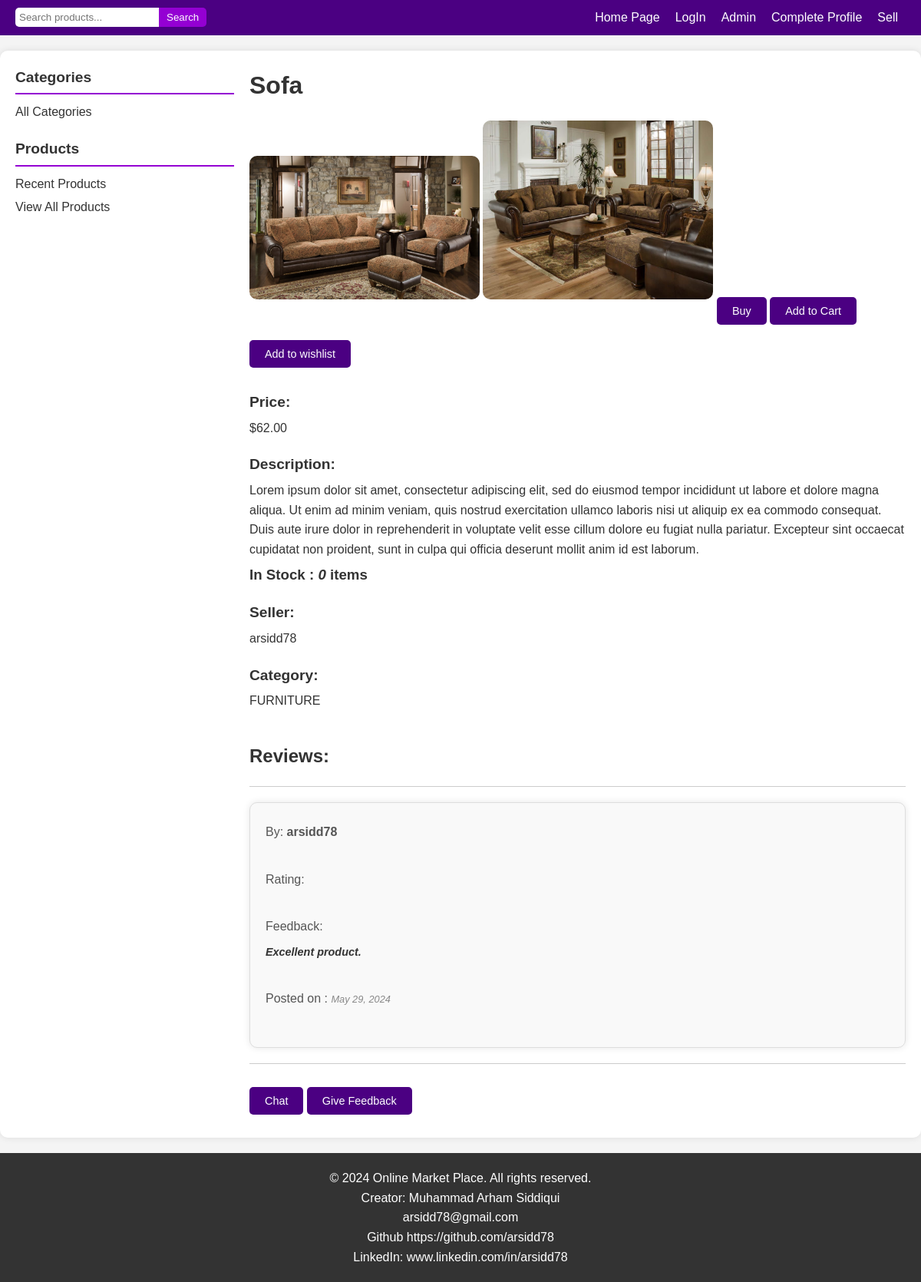
The app's page /detail/19/ with its own data.
### product/models.py (models this page shows, shortened)
class Products(models.Model):
    name = models.ForeignKey(User,on_delete=models.CASCADE)
    product_name = models.CharField(max_length=200)
    product_description = models.TextField(max_length=500)
    product_price = models.DecimalField('Price',max_digits=7,decimal_places=2)
    product_discounted_price = models.DecimalField('Discounted Price',max_digits=7,decimal_places=2,null=True,blank=True)
    product_delivery_charge = models.IntegerField(default=0)
    product_tax_rate = models.DecimalField(decimal_places=3,max_digits=5, null= True, blank= True)
    product_specification = models.TextField(null= True, blank= True)
    product_posted_date = models.DateField( auto_now_add=True)
    product_images = models.ImageField(upload_to='products/')
    product_images2 = models.ImageField(null=True,blank=True,upload_to='products/')
    product_images3 = models.ImageField(null=True,blank=True,upload_to='products/')
    product_images4 = models.ImageField(null=True,blank=True,upload_to='products/')
    product_images5 = models.ImageField(null=True,blank=True,upload_to='products/')
    categories_choices = product_categories = {
    "ELECTRONICS": "Electronics",
    "CLOTHING & ACCESSORIES": "Clothing & Accessories",
    "HOME & KITCHEN": "Home & Kitchen",
    "BEAUTY & PERSONAL CARE": "Beauty & Personal Care",
    "HEALTH & FITNESS": "Health & Fitness",
    "TOYS & GAMES": "Toys & Games",
    "BOOKS & MEDIA": "Books & Media",
    "AUTOMOTIVE": "Automotive",
    "SPORTS & OUTDOORS": "Sports & Outdoors",
    "PET SUPPLIES": "Pet Supplies",
    "HOME APPLIANCES": "Home Appliances",
    "OFFICE SUPPLIES": "Office Supplies",
    "FURNITURE & DECOR": "Furniture & Decor",
    "JEWELRY & WATCHES": "Jewelry & Watches",
    "BABY & TODDLER": "Baby & Toddler",
    "FOOD & GROCERIES": "Food & Groceries",
    "ARTS & CRAFTS": "Arts & Crafts",
    "MUSICAL INSTRUMENTS": "Musical Instruments",
    "GARDEN & OUTDOOR LIVING": "Garden & Outdoor Living",
    "TRAVEL & LUGGAGE": "Travel & Luggage",
    "SMARTPHONE": "Smartphone",
    "LAPTOP": "Laptop",
    "CAMERA": "Camera",
    "TV": "TV",
    "HEADPHONE": "Headphone",
    "GADGET": "Gadget",
    "APPAREL": "Apparel",
    "BAG": "Bag",
    "JEWELRY": "Jewelry",
    "SUNGLASSES": "Sunglasses",
    "WATCH": "Watch",
    "HOME IMPROVEMENT": "Home Improvement",
    "DECOR": "Decor",
    "KITCHEN APPLIANCES": "Kitchen Appliances",
    "COOKWARE": "Cookware",
    "FURNITURE": "Furniture",
    "SKINCARE": "Skincare",
    "MAKEUP": "Makeup",
    "HAIRCARE": "Haircare",
    "GROOMING": "Grooming",
    "FRAGRANCES": "Fragrances",
    "EXERCISE EQUIPMENT": "Exercise Equipment",
    "NUTRITIONAL SUPPLEMENTS": "Nutritional Supplements",
    "FITNESS TRACKERS": "Fitness Trackers",
    "YOGA MATS": "Yoga Mats",
    "TOYS": "Toys",
    "BOARD GAMES": "Board Games",
    "PUZZLES": "Puzzles",
    "EDUCATIONAL TOYS": "Educational Toys",
    "OUTDOOR PLAY EQUIPMENT": "Outdoor Play Equipment",
    "BOOKS": "Books",
    "E-BOOKS": "E-books",
    "AUDIOBOOKS": "Audiobooks",
    "DVDS": "DVDs",
    "CDS": "CDs",
    "DIGITAL MEDIA": "Digital Media",
    "CAR PARTS": "Car Parts",
    "ACCESSORIES": "Accessories",
    "TOOLS": "Tools",
    "MAINTENANCE SUPPLIES": "Maintenance Supplies",
    "ELECTRONICS": "Electronics",
    "SPORTING EQUIPMENT": "Sporting Equipment",
    "CAMPING GEAR": "Camping Gear",
    "HIKING GEAR": "Hiking Gear",
    "OUTDOOR CLOTHING": "Outdoor Clothing",
    "FOOD": "Food",
    "TOYS": "Toys",
    "GROOMING PRODUCTS": "Grooming Products",
    "BEDS": "Beds",
    "CARRIERS": "Carriers",
    "LARGE APPLIANCES": "Large Appliances",
    "SMALL APPLIANCES": "Small Appliances",
    "STATIONERY": "Stationery",
    "DESK ORGANIZERS": "Desk Organizers",
    "PRINTERS": "Printers",
    "OFFICE FURNITURE": "Office Furniture",
    "TECHNOLOGY ACCESSORIES": "Technology Accessories",
    "SOFAS": "Sofas",
    "CHAIRS": "Chairs",
    "TABLES": "Tables",
    "LIGHTING FIXTURES": "Lighting Fixtures",
    "RUGS": "Rugs",
    "RINGS": "Rings",
    "NECKLACES": "Necklaces",
    "BRACELETS": "Bracelets",
    "EARRINGS": "Earrings",
    "WATCHES": "Watches",
    "CLOTHING": "Clothing",
    "DIAPERS": "Diapers",
    "FEEDING SUPPLIES": "Feeding Supplies",
    "STROLLERS": "Strollers",
    "TOYS": "Toys",
    "NON-PERISHABLE FOOD": "Non-perishable Food",
    "SNACKS": "Snacks",
    "BEVERAGES": "Beverages",
    "GOURMET FOODS": "Gourmet Foods",
    "SPICES": "Spices",
    "ART SUPPLIES": "Art Supplies",
    "CRAFTING MATERIALS": "Crafting Materials",
    "DIY KITS": "DIY Kits",
    "SEWING SUPPLIES": "Sewing Supplies",
    "GUITARS": "Guitars",
    "KEYBOARDS": "Keyboards",
    "DRUMS": "Drums",
    "VIOLINS": "Violins",
    "WIND INSTRUMENTS": "Wind Instruments",
    "GARDENING TOOLS": "Gardening Tools",
    "PLANTS": "Plants",
    "OUTDOOR FURNITURE": "Outdoor Furniture",
    "BBQ GRILLS": "BBQ Grills",
    "LUGGAGE SETS": "Luggage Sets",
    "BACKPACKS": "Backpacks",
    "TRAVEL ACCESSORIES": "Travel Accessories",
    "TOILETRIES": "Toiletries",
    "OUTDOOR GEAR": "Outdoor Gear"
    }
    product_category = models.CharField('category',max_length=100,choices=categories_choices)
    product_quantity = models.IntegerField()
    sellor_name = models.CharField(max_length=100)
    company_name = models.CharField(null= True, blank= True, max_length=200)
    product_website = models.URLField(null= True,blank=True)

class Reviews(models.Model):
    product = models.ForeignKey(Products, on_delete= models.CASCADE)
    reviewer = models.ForeignKey(User, on_delete= models.CASCADE)
    rating = models.DecimalField(max_digits=2, decimal_places=1)
    review = models.TextField()
    posted_time = models.DateField(auto_now_add=True)

### product/views.py (the view)
# urls.py: path('detail/<int:pk>/',views.product_details,name='details'),
def product_details(request,pk):
    try:
        member = get_object_or_404(Member, user = request.user)
        product = get_object_or_404(Products,id=pk)
        reviews = Reviews.objects.filter(product=product)
        member.user_interest.add(product)
        context = {'product':product,'reviews':reviews,'member':member,'range':[x for x in range(1,6)]}
        return render(request,'product/details.html',context)
    except:
        product = get_object_or_404(Products,id=pk)
        reviews = Reviews.objects.filter(product=product)
        context = {'product':product,'reviews':reviews}
        return render(request,'product/details.html',context)

### product/templates/product/details.html (shortened to what this page needs)
{% load static %}
<!DOCTYPE html>
<html lang="en">
<head>
    <link rel="stylesheet" href="{% static 'product/details_style.css' %}">
</head>
<body>
    <nav>
        <div class="search-container">
            <form action="{% url 'product:search' %}" method="post">
                <input type="search" name="search_bar" placeholder="Search products...">
                <input type="submit" value="Search">
            </form>
        </div>
        <a href="{% url 'product:home' %}">Home Page</a>
        {% if request.user.is_authenticated %}
            <a href="{% url 'registration:signout' %}">LogOut</a>
        {% else %}
            <a href="{% url 'registration:login' %}">LogIn</a>
        {% endif %}
        <a href="/admin/">Admin</a>
        {% if member %}
        <a href="{% url 'member:profile' request.user.username %}">Profile</a>
        {% else %}
        <a href="{% url 'member:register' %}">Complete Profile</a>
        {% endif %}
        <a href="{% url 'member:add_product_page' %}">Sell</a>
    </nav>
    <div class="main-content">
        <aside class="aside_links">
            <section>
                <h3>Categories</h3>
                <a href="{% url 'product:categories_page' %}">All Categories</a>
            </section>
            <section>
                <h3>Products</h3>
                <a href="{% url 'product:recent_products' %}">Recent Products</a>
                <a href="{% url 'product:view_all' %}">View All Products</a>
            </section>
        </aside>
        <div class="product_data">
            <h1>{{product.product_name}}</h1>
            <img src="{{product.product_images.url}}" class="product_image">
            {% if product.product_images2 %}
                <img src="{{product.product_images2.url}}" class="product_image">
            {% endif %}
            <a href="javascript:void(0);"><button id="buyButton" class="purchase_pd">Buy</button></a>
            <button class="addto_cart" onclick=location.href="{% url 'member:add_to_cart' product.id %}">Add to Cart</button>
            <button class="wishlist" onclick=location.href="{% url 'member:add_to_wishlist' product.id %}">Add to wishlist</button>
            <h2 class="product_price">Price:</h2>
            {% if product.product_discounted_price %}
            <label>${{product.product_price}} ${{product.product_discounted_price}}</label>
            {% else %}
            <label>${{product.product_price}}</label>
            {% endif %}
            <h2 class="product_description">Description:</h2>
            <label>{{product.product_description}}</label>
            <h3>In Stock : <i>{{product.product_quantity}}</i> items </h3>
            <h2 class="sellor_info">Seller:</h2>
            <label>{{product.sellor_name}}</label>
            <h2 class="product_category">Category:</h2>
            <label>{{product.product_category}}</label>
            <div class="reviews">
                <h1>Reviews:</h1>
                {% for review in reviews %}
                <hr>
                <div class="review-item">
                    <label> By:<strong> {{review.reviewer.username}}</strong></label><br>
                    <label>Rating:
                    </label><br>
                    <label>Feedback:<p><strong><em> {{review.review}}</em></strong></p></label><br>
                    <label>Posted on : <i>{{review.posted_time}}</i> </label><br>
                </div>
                <hr>
                {% endfor %}
            </div>
            <a href="{% url 'chat:web-chat' product.id %}"><button>Chat</button></a>
            <button class="add_review" onclick=location.href="{% url 'product:add_review' product.id %}"> Give Feedback </button>
        </div>
    </div>
    <footer>
        <p>&copy; 2024 Online Market Place. All rights reserved.</p>
        <p>Creator: Muhammad Arham Siddiqui</p>
        <p>arsidd78@gmail.com</p>
        <p>Github <a href="https://github.com/arsidd78">https://github.com/arsidd78</a></p>
        <p>LinkedIn: <a href="www.linkedin.com/in/arsidd78">www.linkedin.com/in/arsidd78</a></p>
    </footer>
</body>
</html>

### product/static/product/details_style.css (style rules this page uses)
* { margin: 0; padding: 0; box-sizing: border-box; font-family: Arial, sans-serif; }
body { background-color: #f4f4f4; color: #333; line-height: 1.6; }
nav { background-color: #4b0082; color: white; padding: 10px 20px; display: flex; justify-content: space-between; align-items: center; flex-wrap: wrap; }
nav a { color: white; text-decoration: none; margin: 0 10px; }
.search-container { flex-grow: 1; }
.search-container form { display: flex; }
.search-container input[type="search"] { padding: 5px; border: none; border-radius: 5px 0 0 5px; }
.search-container input[type="submit"] { padding: 5px 10px; border: none; background-color: #9400d3; color: white; border-radius: 0 5px 5px 0; cursor: pointer; }
.main-content { display: flex; flex-wrap: wrap; max-width: 1200px; margin: 20px auto; padding: 20px; background-color: white; border-radius: 10px; box-shadow: 0 0 10px rgba(0, 0, 0, 0.1); }
.aside_links { flex: 1; margin-right: 20px; }
.aside_links section { margin-bottom: 20px; }
.aside_links h3 { margin-bottom: 10px; font-size: 1.2em; border-bottom: 2px solid #9400d3; padding-bottom: 5px; }
.aside_links a { display: block; margin: 5px 0; color: #333; text-decoration: none; }
.product_data { flex: 3; }
.product_data h1 { font-size: 2em; margin-bottom: 20px; }
.product_data img { width: 300 px ; max-width: 300px; height: auto; border-radius: 10px; margin-bottom: 20px; }
.product_price, .product_description, .sellor_info, .product_category, .website { font-size: 1.2em; margin-top: 20px; }
label { display: block; margin: 5px 0; }
button { background-color: #4b0082; color: white; border: none; padding: 10px 20px; border-radius: 5px; cursor: pointer; margin: 10px 0; font-size: 0.9em; display: inline-block; }
.reviews { width: 100%; margin-top: 40px; }
.reviews h1 { font-size: 1.5em; margin-bottom: 20px; }
.review-item { background-color: #f9f9f9; padding: 20px; border-radius: 10px; margin-bottom: 20px; border: 1px solid #ddd; box-shadow: 0 0 10px rgba(0, 0, 0, 0.1); }
.review-item label { font-size: 1em; color: #555; }
.review-item p { font-size: 0.9em; color: #333; margin-top: 10px; }
.review-item i { font-size: 0.8em; color: #888; }
hr { border: none; border-top: 1px solid #ccc; margin: 20px 0; }
footer { background-color: #333; color: white; text-align: center; padding: 20px; margin-top: 20px; }
footer a { color: white; text-decoration: none; }

### records on screen
Products: product_name "Sofa", product_images (picture), product_images2 (picture), product_price "62.00", product_description "Lorem ipsum dolor sit amet, consectetur adipiscing elit, sed do eiusmod tempor incididunt ut labore et dolore magna aliqua. Ut enim ad minim veniam, quis nostrud exercitation ullamco laboris nisi ut aliquip ex ea commodo consequat. Duis aute irure dolor in reprehenderit in voluptate velit esse cillum dolore eu fugiat nulla pariatur. Excepteur sint occaecat cupidatat non proident, sunt in culpa qui officia deserunt mollit anim id est laborum.", product_quantity "0", sellor_name "arsidd78", product_category "FURNITURE"
Reviews: reviewer.username "arsidd78", review "Excellent product.", posted_time "May 29, 2024"
